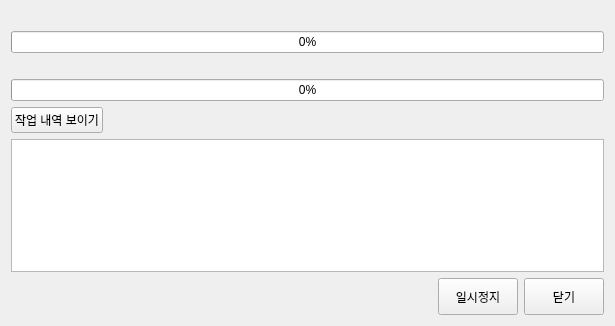
<?xml version="1.0" encoding="UTF-8"?>
<ui version="4.0">
 <class>DecompressProgressWidget</class>
 <widget class="QWidget" name="DecompressProgressWidget">
  <property name="windowModality">
   <enum>Qt::ApplicationModal</enum>
  </property>
  <property name="geometry">
   <rect>
    <x>0</x>
    <y>0</y>
    <width>615</width>
    <height>326</height>
   </rect>
  </property>
  <property name="sizePolicy">
   <sizepolicy hsizetype="Preferred" vsizetype="Preferred">
    <horstretch>0</horstretch>
    <verstretch>0</verstretch>
   </sizepolicy>
  </property>
  <property name="windowTitle">
   <string notr="true">arkzip</string>
  </property>
  <layout class="QVBoxLayout" name="verticalLayout">
   <item>
    <widget class="QLabel" name="archaiveFileName">
     <property name="sizePolicy">
      <sizepolicy hsizetype="MinimumExpanding" vsizetype="Minimum">
       <horstretch>0</horstretch>
       <verstretch>0</verstretch>
      </sizepolicy>
     </property>
     <property name="textFormat">
      <enum>Qt::PlainText</enum>
     </property>
     <property name="wordWrap">
      <bool>true</bool>
     </property>
    </widget>
   </item>
   <item>
    <widget class="QProgressBar" name="totalProgress">
     <property name="sizePolicy">
      <sizepolicy hsizetype="Preferred" vsizetype="Fixed">
       <horstretch>0</horstretch>
       <verstretch>0</verstretch>
      </sizepolicy>
     </property>
     <property name="maximum">
      <number>1000</number>
     </property>
     <property name="value">
      <number>0</number>
     </property>
    </widget>
   </item>
   <item>
    <widget class="QLabel" name="extractFileName">
     <property name="sizePolicy">
      <sizepolicy hsizetype="MinimumExpanding" vsizetype="Minimum">
       <horstretch>0</horstretch>
       <verstretch>0</verstretch>
      </sizepolicy>
     </property>
     <property name="textFormat">
      <enum>Qt::PlainText</enum>
     </property>
     <property name="wordWrap">
      <bool>true</bool>
     </property>
    </widget>
   </item>
   <item>
    <widget class="QProgressBar" name="partProgress">
     <property name="sizePolicy">
      <sizepolicy hsizetype="Preferred" vsizetype="Fixed">
       <horstretch>0</horstretch>
       <verstretch>0</verstretch>
      </sizepolicy>
     </property>
     <property name="maximum">
      <number>1000</number>
     </property>
     <property name="value">
      <number>0</number>
     </property>
    </widget>
   </item>
   <item>
    <layout class="QHBoxLayout" name="horizontalLayout_2">
     <item>
      <widget class="QPushButton" name="toggleShowErrorInfo">
       <property name="text">
        <string>작업 내역 보이기</string>
       </property>
       <property name="icon">
        <iconset theme="go-up">
         <normaloff/>
        </iconset>
       </property>
      </widget>
     </item>
     <item>
      <spacer name="horizontalSpacer_2">
       <property name="orientation">
        <enum>Qt::Horizontal</enum>
       </property>
       <property name="sizeHint" stdset="0">
        <size>
         <width>40</width>
         <height>20</height>
        </size>
       </property>
      </spacer>
     </item>
    </layout>
   </item>
   <item>
    <widget class="QTextBrowser" name="infoBrowser">
     <property name="sizePolicy">
      <sizepolicy hsizetype="Preferred" vsizetype="Expanding">
       <horstretch>0</horstretch>
       <verstretch>0</verstretch>
      </sizepolicy>
     </property>
     <property name="horizontalScrollBarPolicy">
      <enum>Qt::ScrollBarAlwaysOff</enum>
     </property>
    </widget>
   </item>
   <item>
    <spacer name="verticalSpacer">
     <property name="orientation">
      <enum>Qt::Vertical</enum>
     </property>
     <property name="sizeType">
      <enum>QSizePolicy::Expanding</enum>
     </property>
     <property name="sizeHint" stdset="0">
      <size>
       <width>20</width>
       <height>40</height>
      </size>
     </property>
    </spacer>
   </item>
   <item>
    <layout class="QHBoxLayout" name="horizontalLayout">
     <item>
      <spacer name="horizontalSpacer">
       <property name="orientation">
        <enum>Qt::Horizontal</enum>
       </property>
       <property name="sizeHint" stdset="0">
        <size>
         <width>40</width>
         <height>20</height>
        </size>
       </property>
      </spacer>
     </item>
     <item>
      <widget class="QPushButton" name="pauseBtn">
       <property name="sizePolicy">
        <sizepolicy hsizetype="Minimum" vsizetype="Fixed">
         <horstretch>0</horstretch>
         <verstretch>0</verstretch>
        </sizepolicy>
       </property>
       <property name="minimumSize">
        <size>
         <width>0</width>
         <height>37</height>
        </size>
       </property>
       <property name="text">
        <string>일시정지</string>
       </property>
       <property name="icon">
        <iconset theme="media-playback-pause">
         <normaloff/>
        </iconset>
       </property>
      </widget>
     </item>
     <item>
      <widget class="QPushButton" name="closeBtn">
       <property name="sizePolicy">
        <sizepolicy hsizetype="Minimum" vsizetype="Fixed">
         <horstretch>0</horstretch>
         <verstretch>0</verstretch>
        </sizepolicy>
       </property>
       <property name="minimumSize">
        <size>
         <width>0</width>
         <height>37</height>
        </size>
       </property>
       <property name="text">
        <string>닫기</string>
       </property>
       <property name="icon">
        <iconset theme="window-close">
         <normaloff/>
        </iconset>
       </property>
      </widget>
     </item>
    </layout>
   </item>
  </layout>
 </widget>
 <layoutdefault spacing="6" margin="11"/>
 <resources/>
 <connections>
  <connection>
   <sender>closeBtn</sender>
   <signal>clicked()</signal>
   <receiver>DecompressProgressWidget</receiver>
   <slot>close()</slot>
   <hints>
    <hint type="sourcelabel">
     <x>599</x>
     <y>318</y>
    </hint>
    <hint type="destinationlabel">
     <x>609</x>
     <y>226</y>
    </hint>
   </hints>
  </connection>
 </connections>
</ui>
